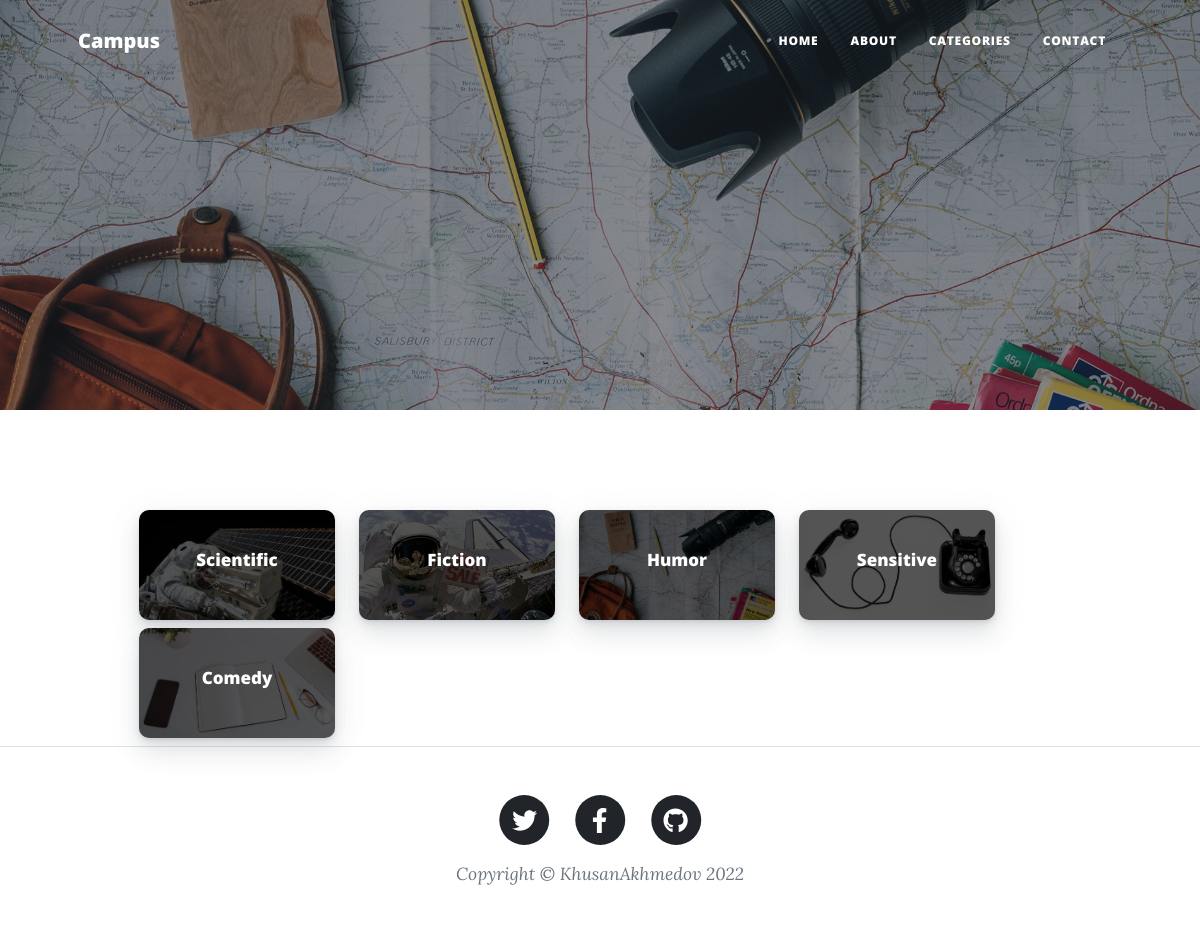
Page /categories/ on the earlier database version.
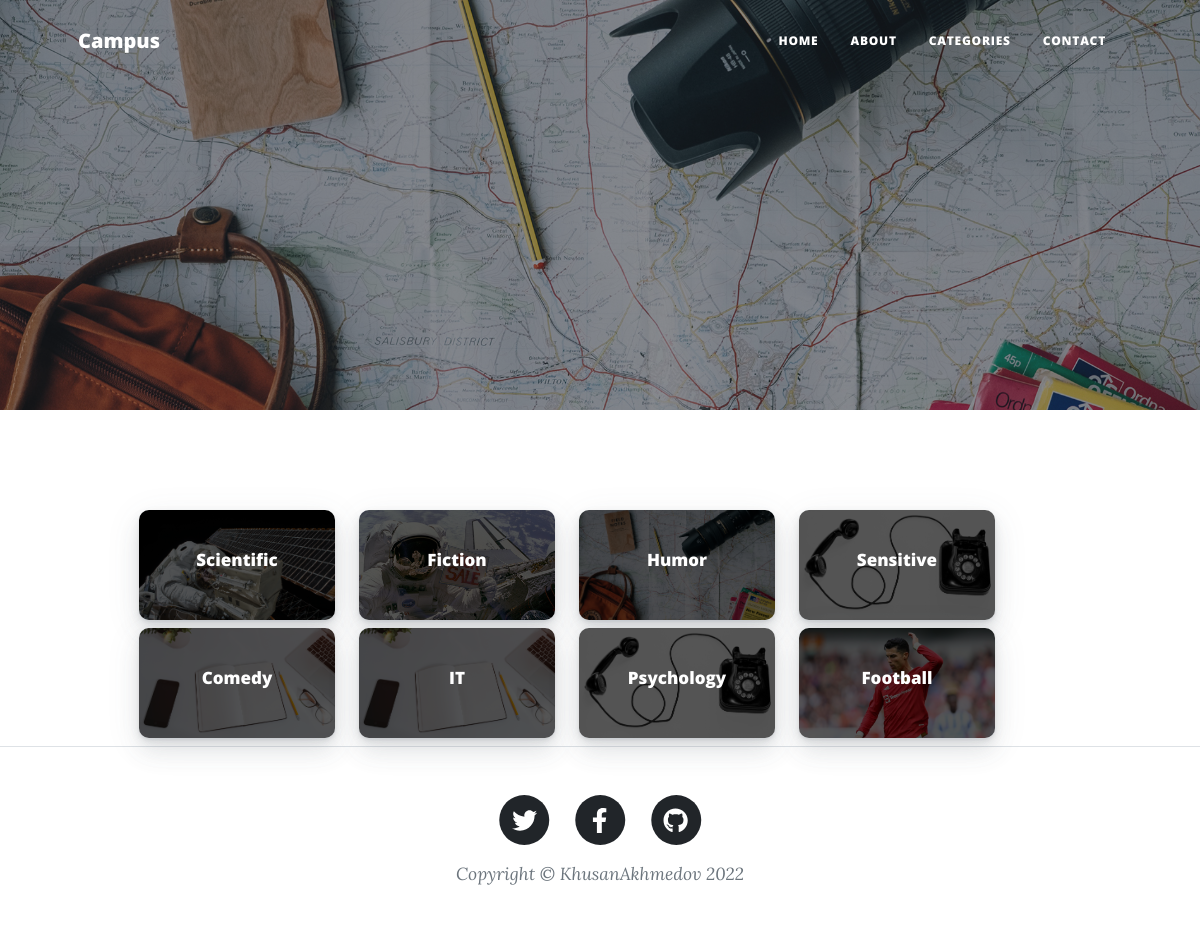
Same page on the later database version.
### apps/portfolio/models.py (models this page shows, shortened)
class Category(models.Model):
    class Meta:
        verbose_name = "Category"
        verbose_name_plural = "Category Section"
    name = models.CharField(max_length=100)
    image = models.ImageField()

### apps/portfolio/views.py (the view)
# urls.py: path('categories/', views.category, name='category'),
def category(request):
    categories = models.Category.objects.all()
    context = {
        "categories": categories
    }
    return render(request, 'pages/category_cards.html', context)

### templates/pages/category_cards.html (shortened to what this page needs)
{% extends 'layouts/base.html' %} {% block title %}categories{% endblock title %} {% block content %}
{% load static %}
<header class="masthead" style="background-image: url({% static 'assets/img/about-bg.jpg' %})">
  <div class="container position-relative px-4 px-lg-5">
    <div class="row gx-4 gx-lg-5 justify-content-center">
      <div class="col-md-10 col-lg-8 col-xl-7">
      </div>
    </div>
  </div>
</header>
<div class="col-md-10 card_big" style="transform: translateX(27px);">
  <div class="row">
    {% for cat in categories %}
    <div class="col-xl-3 col-lg-6 card_bg mb-2">
      <div class="card child" style="background-image: url({{ cat.image.url }});">
        <a class="card_link" href="{% url 'blog:category_page' %}?category={{ cat.name }}">
          <div class="card-statistic-3 p-4">
            <div class="row align-items-center mb-2 d-flex">
              <h2 class="text-center pt-3">{{ cat.name }}</h2>
            </div>
          </div>
        </a>
      </div>
    </div>
    {% endfor %}
  </div>
</div>
{% endblock content %}

### templates/layouts/base.html (shortened to what this page needs)
<!DOCTYPE html>
<html lang="en">
<head>
</head>
<body>
    {% include 'includes/navigation.html' %}
    {% block content %}
    {% endblock content %}
    {% include 'includes/footer.html' %}
</body>
</html>

### templates/includes/navigation.html (shortened to what this page needs)
{% load static %}
<link href="{% static 'css/styles.css' %}" rel="stylesheet" />
<nav class="navbar navbar-expand-lg navbar-light" id="mainNav">
  <div class="container px-4 px-lg-5">
    <a class="navbar-brand" href="{% url 'blog:home' %}">Campus</a>
    <div class="collapse navbar-collapse" id="navbarResponsive">
      <ul class="navbar-nav ms-auto py-4 py-lg-0">
        <li class="nav-item">
          <a class="nav-link px-lg-3 py-3 py-lg-4" href="{% url 'blog:home' %}">Home</a>
        </li>
        <li class="nav-item">
          <a class="nav-link px-lg-3 py-3 py-lg-4" href="#">About</a>
        </li>
        <li class="nav-item">
          <a class="nav-link px-lg-3 py-3 py-lg-4" href="{% url 'blog:category' %}"
            >Categories</a
          >
        </li>
        <li class="nav-item">
          <a class="nav-link px-lg-3 py-3 py-lg-4" href="contact.html"
            >Contact</a
          >
        </li>
      </ul>
    </div>
  </div>
</nav>

### templates/includes/footer.html
{% load static %}
<footer class="border-top">
  <div class="container px-4 px-lg-5">
    <div class="row gx-4 gx-lg-5 justify-content-center">
      <div class="col-md-10 col-lg-8 col-xl-7">
        <ul class="list-inline text-center">
          <li class="list-inline-item">
            <a href="#!">
              <span class="fa-stack fa-lg">
                <i class="fas fa-circle fa-stack-2x"></i>
                <i class="fab fa-twitter fa-stack-1x fa-inverse"></i>
              </span>
            </a>
          </li>
          <li class="list-inline-item">
            <a href="#!">
              <span class="fa-stack fa-lg">
                <i class="fas fa-circle fa-stack-2x"></i>
                <i class="fab fa-facebook-f fa-stack-1x fa-inverse"></i>
              </span>
            </a>
          </li>
          <li class="list-inline-item">
            <a href="#!">
              <span class="fa-stack fa-lg">
                <i class="fas fa-circle fa-stack-2x"></i>
                <i class="fab fa-github fa-stack-1x fa-inverse"></i>
              </span>
            </a>
          </li>
        </ul>
        <div class="small text-center text-muted fst-italic">
          Copyright &copy; KhusanAkhmedov 2022
        </div>
      </div>
    </div>
  </div>
</footer>

### templates/pages/category_cards.html (style rules this page uses)
.card { background-color: #fff; border-radius: 10px; border: none; position: relative; margin-bottom: 30px; box-shadow: 0 0.46875rem 2.1875rem rgba(90, 97, 105, 0.1), 0 0.9375rem 1.40625rem rgba(90, 97, 105, 0.1), 0 0.25rem 0.53125rem rgba(90, 97, 105, 0.12), 0 0.125rem 0.1875rem rgba(90, 97, 105, 0.1); }
h1, h2 { font-size: 17px !important; }
@media (min-width: 992px) { .card_big { margin-left: 100px !important; } }
.card_big { margin-top: 100px !important; }
.card_link { color: #fff; text-decoration: none; }
.card_bg { width: 220px !important; height: 110px !important; }
.child { width: 100% !important; height: 100% !important; background-color: #555 !important; background-blend-mode: multiply; background-position: center !important; background-size: 100%; background-repeat: no-repeat; transition: all .5s !important; }

Differences in the rows shown:
added Category: image (picture), name "IT"
added Category: image (picture), name "Psychology"
added Category: image (picture), name "Football"
